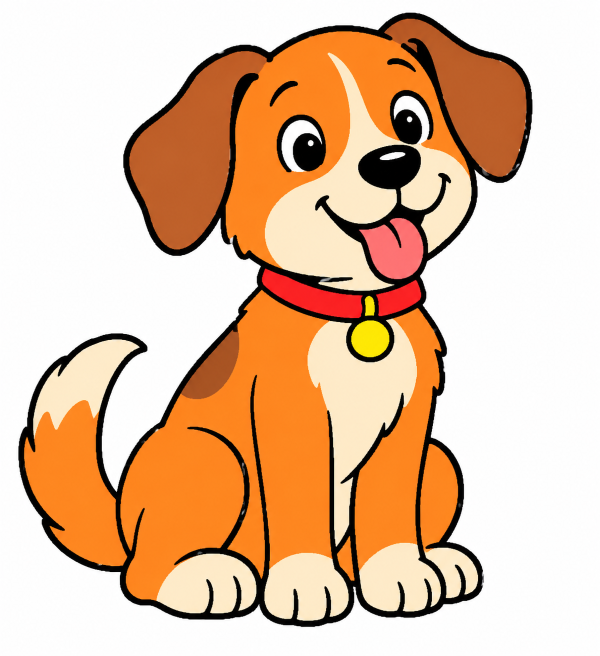
#> input picture assets/dog-reference.png, 1199 x 1312 px (shown at 1/2 size)
$ python trace_reference.py assets/dog-reference.png
#> lines starting #> are read from the running program, lines starting #| are printed output that depends on the picture; after the words box and inside, x2 and y2 are one past the last pixel; in counts of white or black regions, pixels touching at a corner belong together
"""Fast reference-image tracing for DrawBuddy.

Usage: python trace_reference.py assets/dog-reference.png
Requires: opencv-python and numpy.
Uses connected color regions for interior boundaries; no guessed connectors or fill guarantee.
"""
import argparse
import json
from pathlib import Path

import cv2
import numpy as np


class PaintCanvasMapper:
    """Fit all traced paths into a safe region below the Paint ribbon."""

    def __init__(self, left=310, top=155, right=850, bottom=540):
        self.left, self.top, self.right, self.bottom = left, top, right, bottom

    # [11 lines left out: function map, not called in this run]


class InkMask:
    """Select dark pixels only; never alter the reference topology."""

    def __init__(self, threshold=95):
        self.threshold = threshold

    def from_image(self, filename):
        image = cv2.imread(str(filename), cv2.IMREAD_COLOR)
#> image is the input picture: shape (1312, 1199, 3); mean B, G, R 161.9, 191.1, 226.7
        if image is None:
            raise FileNotFoundError(f"Cannot read reference: {filename}")
        return (np.max(image, axis=2) < self.threshold).astype(np.uint8)
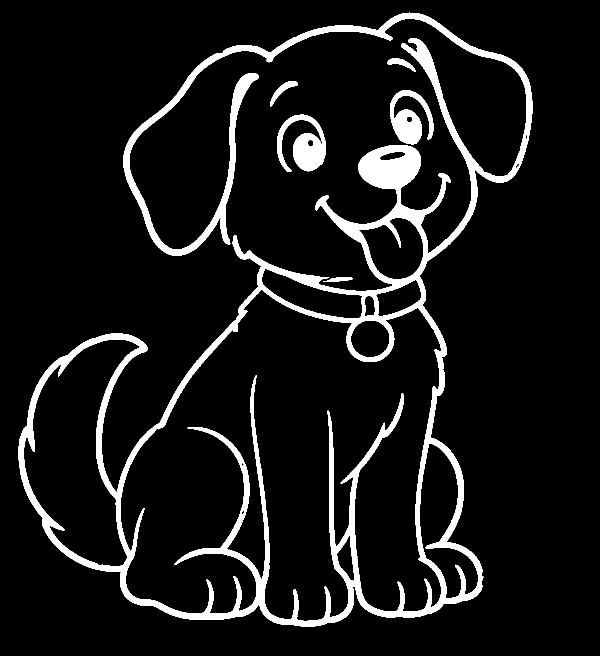
#> returned value: shape (1312, 1199) (shown at 1/2 size); values 0 (black) and 1 (white), 8.8% white; 6 white regions, box (x1, y1, x2, y2) and area: (37, 25, 1065, 1254) 125658, (554, 229, 652, 344) 5744, (780, 180, 867, 289) 4740, (540, 162, 595, 213) 751, (775, 117, 832, 144) 573, (646, 555, 705, 564) 326


class ColorRegionSegmenter:
    """Segment broad color regions before deriving their shared boundaries.

    Small regions and near-identical neighboring colors are ignored to avoid
    turning shading into extra contour lines. No endpoint guessing is used.
    """

    def __init__(self, clusters=7, min_region_area=650, min_color_distance=42):
        self.clusters = clusters
        self.min_region_area = min_region_area
        self.min_color_distance = min_color_distance

    # [58 lines left out: function extract, not called in this run]


class ColorPathOverlapFilter:
    """Reject color contours that duplicate the original black linework."""

    def __init__(self, min_length=24, near_distance=19, max_overlap=0.22):
        self.min_length = min_length
        self.near_distance = near_distance
        self.max_overlap = max_overlap

    # [22 lines left out: function filter, not called in this run]


class ReferenceRegionMap:
    """Create a source-derived, recolored region map without semantic labels.

    The output retains original RGB values separately from artificial region IDs.
    This is analysis metadata, not yet Paint fill instructions.
    """

    def __init__(self, colors=10, min_area=180):
        self.colors = colors
        self.min_area = min_area

    # [76 lines left out: function extract, not called in this run]


class SolidInkContourExtractor:
    """Find isolated, broad ink components that can safely be bucket-filled.

    Uses source pixels and geometry, not object labels. Connected thick
    outlines and regions with internal holes are intentionally excluded.
    """

    # [42 lines left out: functions __init__, extract, not called in this run]


class ZhangSuenThinner:
    """Reduce thick ink to one-pixel centerlines without extra dependencies."""

    def thin(self, mask):
        image = (mask > 0).astype(np.uint8)
        for _ in range(500):
            changed = False
            for phase in (0, 1):
                p = np.pad(image, 1)
                n = [p[:-2, 1:-1], p[:-2, 2:], p[1:-1, 2:],
                     p[2:, 2:], p[2:, 1:-1], p[2:, :-2],
                     p[1:-1, :-2], p[:-2, :-2]]
                count = sum(n)
                transitions = sum(((n[k] == 0) & (n[(k + 1) % 8] == 1))
                                  for k in range(8))
                if phase == 0:
                    a = n[0] * n[2] * n[4]
                    b = n[2] * n[4] * n[6]
                else:
                    a = n[0] * n[2] * n[6]
                    b = n[0] * n[4] * n[6]
                delete = ((image == 1) & (count >= 2) & (count <= 6) &
                          (transitions == 1) & (a == 0) & (b == 0))
                if np.any(delete):
                    image[delete] = 0
                    changed = True
            if not changed:
                break
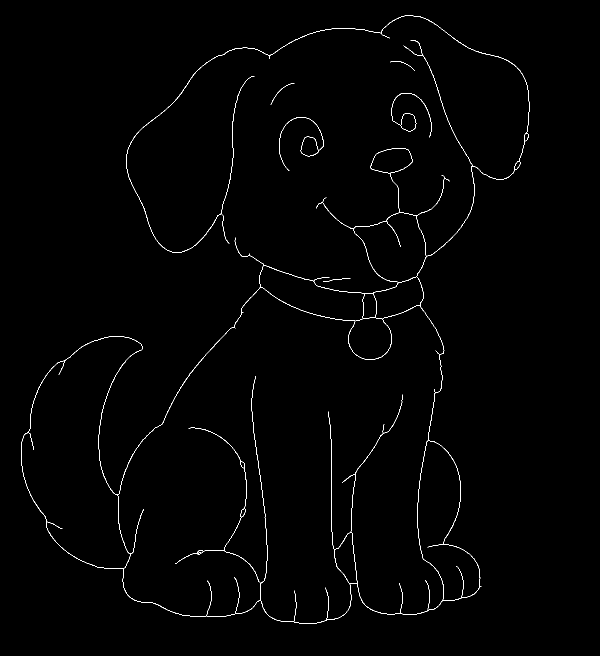
#> image: shape (1312, 1199) (shown at 1/2 size); values 0 (black) and 1 (white), 0.78% white in thin lines or dots, all inside (x1, y1, x2, y2) = (42, 31, 1059, 1248)
        return image


class SkeletonPathTracer:
    """Trace each undirected pixel edge once, preserving branches and loops."""

    NEIGHBORS = [(-1, -1), (-1, 0), (-1, 1), (0, -1),
                 (0, 1), (1, -1), (1, 0), (1, 1)]

    def __init__(self, min_length=2, simplify=0.65):
        self.min_length = min_length
        self.simplify = simplify

    def trace(self, skeleton):
        ys, xs = np.nonzero(skeleton)
#> ys = 12217 values from 31 to 1247; xs = 12217 values, max 1058 at index 1381, min 42 at index 7664, mean 607.6
        pixels = {(int(x), int(y)) for x, y in zip(xs, ys)}
#> pixels = 12217 items
        neighbors = {
            p: sorted(q for dx, dy in self.NEIGHBORS
                      if (q := (p[0] + dx, p[1] + dy)) in pixels)
            for p in pixels
        }
#> neighbors = 12217 items
        # Avoid diagonal shortcuts around orthogonal 2x2 junctions.
        for p, adjacent in neighbors.items():
            neighbors[p] = [q for q in adjacent
                            if abs(q[0]-p[0]) + abs(q[1]-p[1]) == 1
                            or not ((q[0], p[1]) in pixels
                                    or (p[0], q[1]) in pixels)]
#> this loop made 12217 passes
#> (p, adjacent) on passes 1 to 3: ((483, 1020), [(483, 1021), (484, 1019)]), ((268, 1095), [(267, 1096), (268, 1094)]), ((753, 615), [(753, 614), (753, 616)])
        used = set()
        paths = []

        def edge(a, b):
            return (a, b) if a < b else (b, a)

        def walk(start, next_point):
            points = [start, next_point]
            used.add(edge(start, next_point))
            previous, current = start, next_point
            while len(neighbors[current]) == 2:
                options = [q for q in neighbors[current] if q != previous]
                if not options or edge(current, options[0]) in used:
                    break
                following = options[0]
                used.add(edge(current, following))
                points.append(following)
                previous, current = current, following
            return points

        for p in sorted(pixels):
            if len(neighbors[p]) != 2:
                for q in neighbors[p]:
                    if edge(p, q) not in used:
                        paths.append(walk(p, q))
        for p in sorted(pixels):
            for q in neighbors[p]:
                if edge(p, q) not in used:
                    paths.append(walk(p, q))

        output = []
        for points in paths:
            coords = np.asarray(points, dtype=np.int32)
            if len(coords) < 2 or cv2.arcLength(coords, False) < self.min_length:
                continue
            approx = cv2.approxPolyDP(coords, self.simplify, False)
            reduced = approx.reshape(-1, 2).tolist()
            if len(reduced) >= 2:
                output.append(reduced)
        output.sort(key=lambda p: -cv2.arcLength(np.asarray(p, dtype=np.int32), False))
        return output


class ReferenceTracingPipeline:
    """Trace existing line centers directly to a Paint drawing definition."""

    def __init__(self, threshold=95, min_length=2):
        self.ink = InkMask(threshold)
        self.color_regions = ColorRegionSegmenter()
        self.color_filter = ColorPathOverlapFilter()
        self.thinner = ZhangSuenThinner()
        self.tracer = SkeletonPathTracer(min_length)
        self.mapper = PaintCanvasMapper()

    # [62 lines left out: functions _point_inside, _paint_fill_steps, not called in this run]

    def run(self, source, output, fill_solid_ink=False, region_map=False, paint_fills=False):
        mask = self.ink.from_image(source)
        paths = self.tracer.trace(self.thinner.thin(mask))
        color_mask, region_count = self.color_regions.extract(source, mask)
        raw_color_paths = self.tracer.trace(self.thinner.thin(color_mask))
        color_paths = self.color_filter.filter(raw_color_paths, mask)
        if not paths:
            raise ValueError("No ink paths found")
        # Map all paths together so the original and color edges align.
        combined = paths + color_paths
        mapped = self.mapper.map(combined)
        steps = [
            {"name": f"{'Ink' if i < len(paths) else 'Color boundary'} {i + 1:03d}",
             "tool": "stroke", "color": "black", "smooth": False,
             "width": 1, "points": points}
            for i, points in enumerate(mapped)
            if len(set(map(tuple, points))) >= 2
        ]
        if fill_solid_ink:
            solid_regions = SolidInkContourExtractor().extract(mask)
            if solid_regions:
                mapped_regions = self.mapper.map(
                    combined + [points for points, _ in solid_regions] +
                    [[seed] for _, seed in solid_regions])
                region_paths = mapped_regions[len(combined):len(combined)+len(solid_regions)]
                region_seeds = mapped_regions[len(combined)+len(solid_regions):]
                fills = []
                for i, (points, seed) in enumerate(zip(region_paths, region_seeds), 1):
                    if len(set(map(tuple, points))) < 3:
                        continue
                    if not all(v >= 0 for p in points for v in p):
                        continue
                    if not self._point_inside(seed[0], points):
                        continue
                    fills.append({"name": f"Solid ink region {i:03d}",
                                  "tool": "closed_path", "color": "black",
                                  "fill": "black", "smooth": False, "width": 1,
                                  "points": points, "fill_point": seed[0]})
                # Draw fills first; original stroke geometry stays unchanged.
                steps = fills + steps
            print(f"Source-derived isolated solid regions: {len(solid_regions)}")
        if not steps:
            raise ValueError("No drawable strokes")
        output.parent.mkdir(parents=True, exist_ok=True)
        drawing = {"name": f"Traced from {Path(source).name}", "steps": steps}
        if region_map or paint_fills:
            drawing["analysis_regions"] = ReferenceRegionMap().extract(
                source, self.mapper, combined)
            print(f"Source-derived color regions mapped: {len(drawing['analysis_regions'])}")
            if paint_fills:
                fills = self._paint_fill_steps(drawing["analysis_regions"])
                drawing["steps"] = fills + drawing["steps"]
                print(f"Paint-ready conservative fills: {len(fills)}")
                print("Only calibrated palette colors are filled; other RGB regions remain metadata.")
            else:
                print("Region map is analysis-only; Paint does not yet support arbitrary RGB fills.")
        output.write_text(json.dumps(drawing, indent=2), encoding="utf-8")
        print(f"Created {output}: {region_count} color regions, {len(paths)} ink paths, {len(color_paths)} shared color boundaries; {len(steps)} strokes")


# [162 lines left out: functions raster_drawing, vector_painter, not called in this run]


def main():
    parser = argparse.ArgumentParser(description="Fast reference tracing")
    parser.add_argument("image", type=Path)
    parser.add_argument("--output", type=Path, default=Path("drawings/dog.json"))
    parser.add_argument("--threshold", type=int, default=95)
    parser.add_argument("--min-length", type=int, default=2)
    parser.add_argument("--fill-solid-ink", action="store_true", help="Include isolated closed solid ink regions; excludes holes and connected outlines")
    parser.add_argument("--region-map", action="store_true", help="Store recolored connected regions and original RGB in JSON metadata")
    parser.add_argument("--vector-painter", action="store_true", help="Trace nested region contours with broad brush strokes, then restore ink outlines")
    parser.add_argument("--raster", action="store_true", help="Draw indexed pixel masks as horizontal Paint strokes, without bucket fills")
    parser.add_argument("--pixel-step", type=int, choices=(1, 2, 3), default=2)
    parser.add_argument("--paint-fills", action="store_true", help="Generate safe fills for calibrated Paint colors before original strokes")
    args = parser.parse_args()
    if args.vector_painter:
        vector_painter(args.image, args.output)
        return
    if args.raster:
        raster_drawing(args.image, args.output, args.pixel_step)
        return
    ReferenceTracingPipeline(args.threshold, args.min_length).run(
        args.image, args.output, fill_solid_ink=args.fill_solid_ink, region_map=args.region_map, paint_fills=args.paint_fills)


if __name__ == "__main__":
    main()
